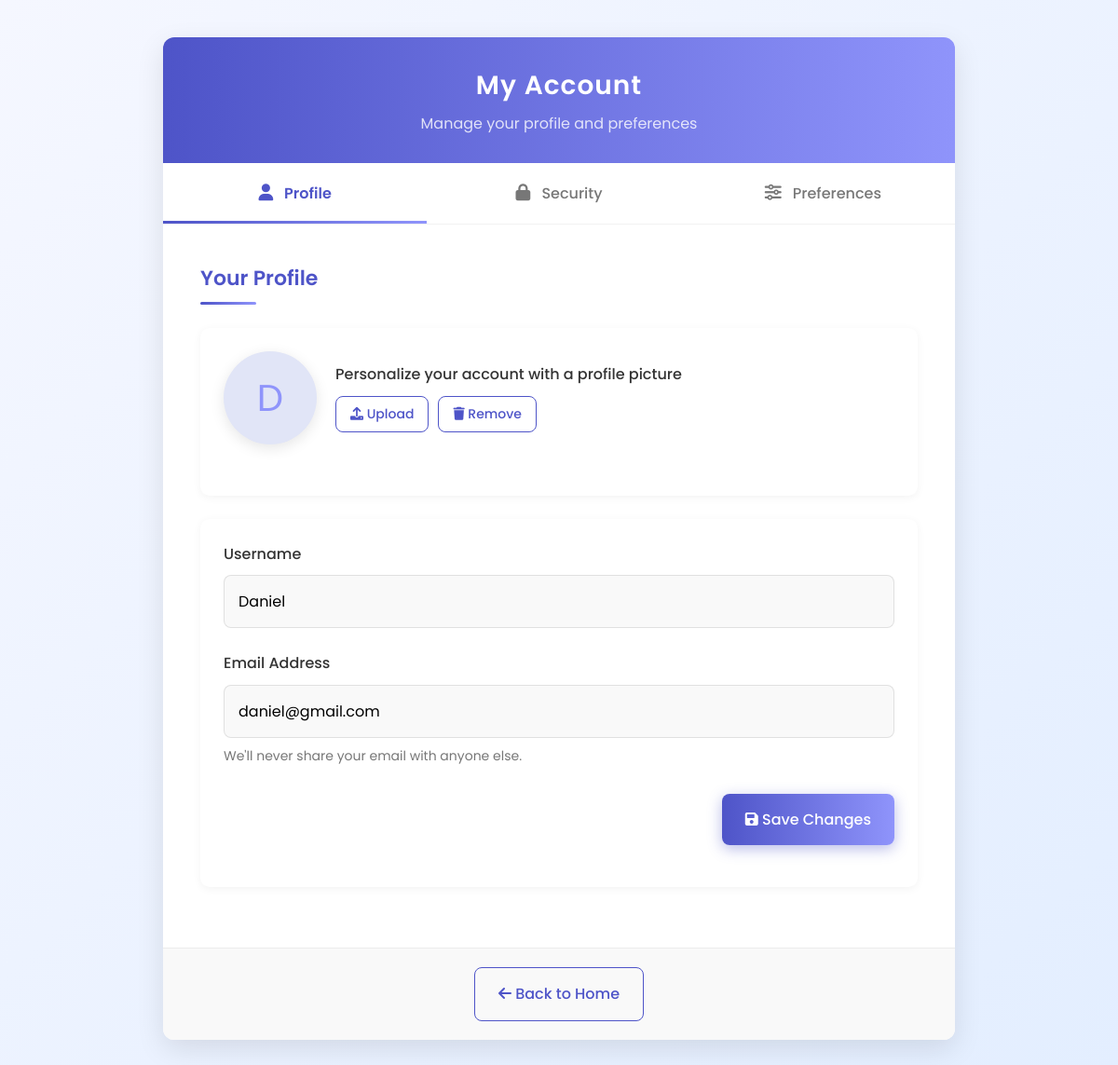
The app's page /account_setting.php (signed in) with its own data.
### tables this page shows
CREATE TABLE `customer` (
  `Customer_ID` int(11) NOT NULL,
  `Customer_name` varchar(50) NOT NULL,
  `Customer_email` varchar(50) NOT NULL,
  `Customer_password` varchar(50) NOT NULL,
  `reset_token` varchar(64) DEFAULT NULL,
  `reset_token_expires` datetime DEFAULT NULL
);

### account_setting.php (the view, shortened to what this page needs)
<?php
$host = "localhost";
$db_user = "root";
$db_pass = "";
$db_name = "petshop";
$conn = new mysqli($host, $db_user, $db_pass, $db_name);
$customer_id = $_SESSION['customer_id'];
$sql = "SELECT Customer_id, Customer_name, Customer_email FROM customer WHERE Customer_id = ?";
$stmt = $conn->prepare($sql);
$stmt->bind_param("i", $customer_id);
$stmt->execute();
$result = $stmt->get_result();
$customer = $result->fetch_assoc();
$first_letter = strtoupper(substr($customer['Customer_name'], 0, 1));
?>
<!DOCTYPE html>
<html lang="en">
<head>
    <link rel="stylesheet" href="account_setting.css">
    <link rel="stylesheet" href="https://cdnjs.cloudflare.com/ajax/libs/font-awesome/6.0.0/css/all.min.css">
</head>
<body>
<div class="account-container">
    <div class="account-header">
        <h1>My Account</h1>
        <div class="header-subtitle">Manage your profile and preferences</div>
    </div>
    <div class="account-content">
        <div class="tab-navigation">
            <button class="tab active" data-tab="profile-tab">
                <i class="fas fa-user"></i> Profile
            </button>
            <button class="tab" data-tab="security-tab">
                <i class="fas fa-lock"></i> Security
            </button>
            <button class="tab" data-tab="preferences-tab">
                <i class="fas fa-sliders-h"></i> Preferences
            </button>
        </div>
        <div id="profile-tab" class="tab-content active">
            <h2 class="section-title">Your Profile</h2>
            <div class="setting-card">
                <div class="avatar-section">
                    <div class="avatar-container">
                        <div class="avatar-placeholder"><?php echo $first_letter; ?></div>
                    </div>
                    <div class="avatar-actions">
                        <p>Personalize your account with a profile picture</p>
                        <div class="avatar-buttons">
                            <button class="btn btn-secondary avatar-btn">
                                <i class="fas fa-upload"></i> Upload
                            </button>
                            <button class="btn btn-secondary avatar-btn">
                                <i class="fas fa-trash"></i> Remove
                            </button>
                        </div>
                    </div>
                </div>
            </div>
            <div class="setting-card">
                <form method="post" action="account_setting.php" class="settings-form">
                    <div class="form-group">
                        <label for="Customer_name">Username</label>
                        <input
                            type="text"
                            id="Customer_name"
                            name="Customer_name"
                            class="form-control"
                            value="<?php echo htmlspecialchars($customer['Customer_name']); ?>"
                            required
                        >
                    </div>
                    <div class="form-group">
                        <label for="Customer_email">Email Address</label>
                        <input
                            type="email"
                            id="Customer_email"
                            name="Customer_email"
                            class="form-control"
                            value="<?php echo htmlspecialchars($customer['Customer_email']); ?>"
                            required
                        >
                        <span class="form-hint">We'll never share your email with anyone else.</span>
                    </div>
                    <div class="form-actions">
                        <button type="submit" name="update_profile" class="btn btn-primary">
                            <i class="fas fa-save"></i> Save Changes
                        </button>
                    </div>
                </form>
            </div>
        </div>
    </div>
    <div class="navigation-links">
        <a href="userhomepage.php" class="btn btn-secondary">
            <i class="fas fa-arrow-left"></i> Back to Home
        </a>
    </div>
</div>
</body>
</html>

### account_setting.css (style rules this page uses)
:root { --primary-color: #4e54c8; --primary-gradient: linear-gradient(to right, #4e54c8, #8f94fb); --secondary-color: #f9f9f9; --accent-color: #6c63ff; --text-color: #333; --text-light: #777; --success-color: #00c853; --error-color: #ff3d00; --warning-color: #ffab00; --border-radius: 12px; --box-shadow: 0 10px 30px rgba(0, 0, 0, 0.1); --transition: all 0.3s ease; }
* { box-sizing: border-box; margin: 0; padding: 0; font-family: 'Poppins', 'Segoe UI', sans-serif; }
body { background-color: #f5f7ff; background-image: linear-gradient(135deg, #f5f7ff 0%, #e3eeff 100%); min-height: 100vh; padding: 40px 20px; line-height: 1.6; color: var(--text-color); }
.account-container { max-width: 850px; margin: 0 auto; background-color: white; border-radius: var(--border-radius); box-shadow: var(--box-shadow); overflow: hidden; position: relative; }
.account-header { background: var(--primary-gradient); padding: 30px; color: white; text-align: center; position: relative; }
.account-header h1 { margin: 0; font-weight: 600; font-size: 28px; letter-spacing: 1px; }
.header-subtitle { font-size: 16px; opacity: 0.8; margin-top: 5px; }
.account-content { padding: 0; }
.tab-navigation { display: flex; background-color: white; position: relative; border-bottom: 1px solid rgba(0,0,0,0.05); }
.tab { flex: 1; background: white; border: none; padding: 20px 15px; font-size: 16px; font-weight: 500; color: var(--text-light); cursor: pointer; transition: var(--transition); position: relative; overflow: hidden; }
.tab:before { content: ''; position: absolute; bottom: 0; left: 0; width: 100%; height: 3px; background: var(--primary-gradient); transform: scaleX(0); transition: var(--transition); transform-origin: center; }
.tab.active { color: var(--primary-color); font-weight: 600; }
.tab.active:before { transform: scaleX(1); }
.tab-content { display: none; padding: 40px; }
.tab-content.active { display: block; animation: fadeIn 0.5s ease; }
.tab i { margin-right: 8px; font-size: 18px; }
.section-title { color: var(--primary-color); font-size: 22px; font-weight: 600; margin-bottom: 25px; position: relative; padding-bottom: 10px; }
.section-title:after { content: ''; position: absolute; bottom: 0; left: 0; width: 60px; height: 3px; background: var(--primary-gradient); border-radius: 3px; }
.settings-form { margin-bottom: 20px; }
.form-group { margin-bottom: 25px; position: relative; }
.form-group label { display: block; margin-bottom: 10px; font-weight: 500; color: var(--text-color); font-size: 16px; }
.form-control { width: 100%; padding: 15px; border: 1px solid rgba(0,0,0,0.1); border-radius: 8px; font-size: 16px; transition: var(--transition); background-color: var(--secondary-color); }
.form-hint { display: block; margin-top: 8px; color: var(--text-light); font-size: 14px; }
.btn { display: inline-block; padding: 15px 25px; border: none; border-radius: 8px; font-size: 16px; font-weight: 500; cursor: pointer; transition: var(--transition); text-align: center; }
.btn-primary { background: var(--primary-gradient); color: white; box-shadow: 0 4px 15px rgba(78, 84, 200, 0.4); }
.btn-secondary { background-color: transparent; color: var(--primary-color); border: 1px solid var(--primary-color); }
.form-actions { display: flex; justify-content: flex-end; gap: 15px; margin-top: 30px; }
.navigation-links { text-align: center; padding: 20px; background-color: var(--secondary-color); border-top: 1px solid rgba(0,0,0,0.05); }
.navigation-links a { text-decoration: none; color: var(--primary-color); font-weight: 500; transition: var(--transition); }
.avatar-section { display: flex; align-items: center; margin-bottom: 30px; }
.avatar-container { width: 100px; height: 100px; border-radius: 50%; overflow: hidden; background-color: #e1e5f7; margin-right: 20px; position: relative; box-shadow: 0 4px 15px rgba(0, 0, 0, 0.1); }
.avatar-placeholder { width: 100%; height: 100%; display: flex; align-items: center; justify-content: center; font-size: 40px; color: #8f94fb; }
.avatar-actions { display: flex; flex-direction: column; }
.avatar-actions p { margin-bottom: 10px; font-weight: 500; }
.avatar-buttons { display: flex; gap: 10px; }
.avatar-btn { padding: 8px 15px; font-size: 14px; }
.setting-card { background: white; border-radius: 10px; padding: 25px; margin-bottom: 25px; box-shadow: 0 2px 10px rgba(0, 0, 0, 0.05); }

### records on screen
customer: Customer_name "D", Customer_name "Daniel", Customer_email "daniel@gmail.com"
